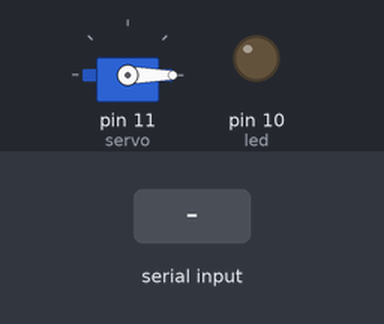
Bench run of a sketch on a simulated Arduino Uno, built with avr-gcc and run on an emulated ATmega328P. Parts: servo, output pins drawn as LEDs (lit = HIGH). Inputs (shaded band) come from the test bench.

Above: at 1.2 s.
1.3 s: "1" received over Serial
At 3.0 s:
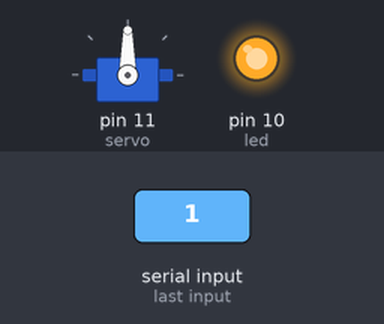
3.3 s: "2" received over Serial
At 4.7 s:
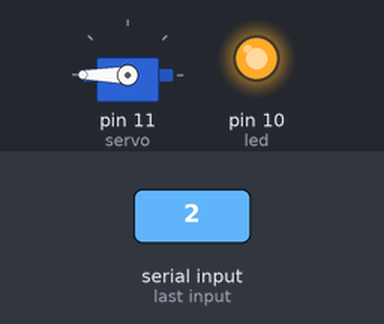
5.3 s: "0" received over Serial
At 5.8 s:
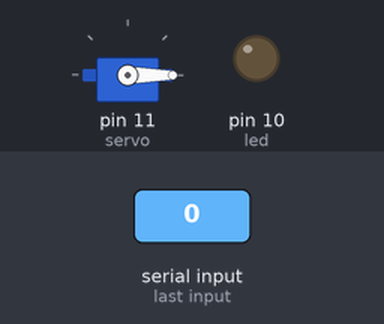
Timing chart, 0 to 8.3 s (numbered marks = the images above; inputs shaded):
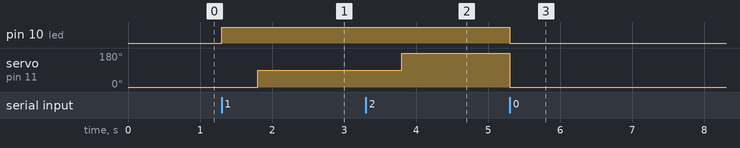

The sketch:

BTHSERV.ino
```cpp
#include <Servo.h>

//#define MOTOR 11
Servo servo;
int led = 10;
int estado = 0;
int pulso=0;

void setup() {
  //servo.attach(6);
  //analogWrite(led,0);
  pinMode(led,OUTPUT);
  digitalWrite(led,LOW);
  Serial.begin(9600);
  servo.attach(11);
  servo.write(0);
  }

void loop() {
  if (Serial.available () > 0){
      estado = Serial.read();
      //Serial.print("Pulse 1 o 0");
  }

  if (estado == '1'){
    digitalWrite(led,HIGH);
    delay(500);
    servo.write(90);
    //delay(1000);

  }else if(estado == '2'){
    digitalWrite(led,HIGH);
    delay(500);
    servo.write(180);
    //delay(1000);
  }else{
    servo.write(0);
    digitalWrite(led,LOW);
   // delay(500);
  }


}
```

Measured:
- after the input at 1.3 s, pin 10 (led): LOW → HIGH at once; servo on pin 11 (servo): 0° → 90° after 0.50 s
- after the input at 3.3 s, servo on pin 11 (servo): 90° → 180° after 0.50 s
- after the input at 5.3 s, pin 10 (led): HIGH → LOW at once; servo on pin 11 (servo): 180° → 0° at once
